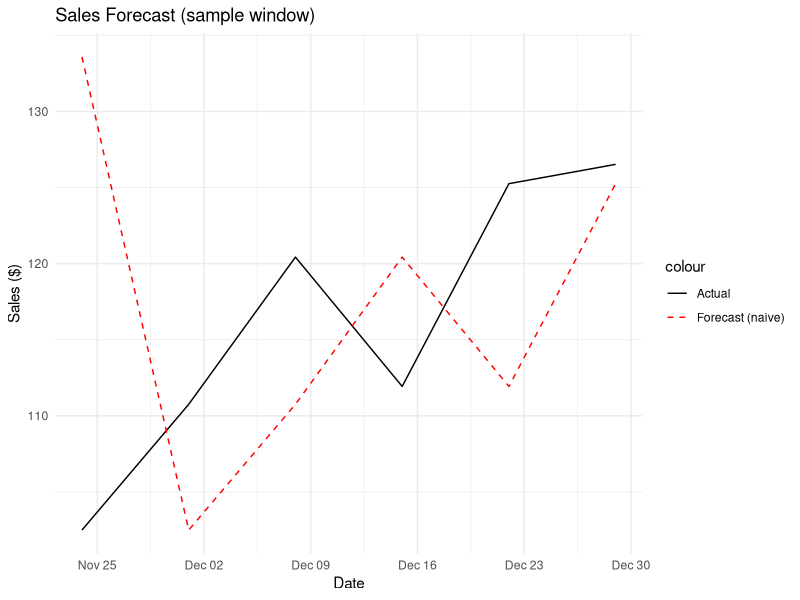

Generate this figure with R:
## ---- chunk 1
library(ggplot2)
library(dplyr)

#| fig-cap: "Actual vs. forecasted sales"
set.seed(42)
dates <- seq.Date(as.Date("2023-01-01"), as.Date("2024-12-31"), by = "week")
sales <- 100 + cumsum(rnorm(length(dates), 0, 5)) + rnorm(length(dates), 0, 10)
df <- data.frame(date = dates, sales = sales)

# Simple forecast (naive)
df$forecast <- c(NA, sales[-length(sales)])

ggplot(df[100:120,], aes(x = date)) +
  geom_line(aes(y = sales, color = "Actual")) +
  geom_line(aes(y = forecast, color = "Forecast (naive)"), linetype = "dashed") +
  labs(title = "Sales Forecast (sample window)", y = "Sales ($)", x = "Date") +
  scale_color_manual(values = c("Actual" = "black", "Forecast (naive)" = "red")) +
  theme_minimal()

